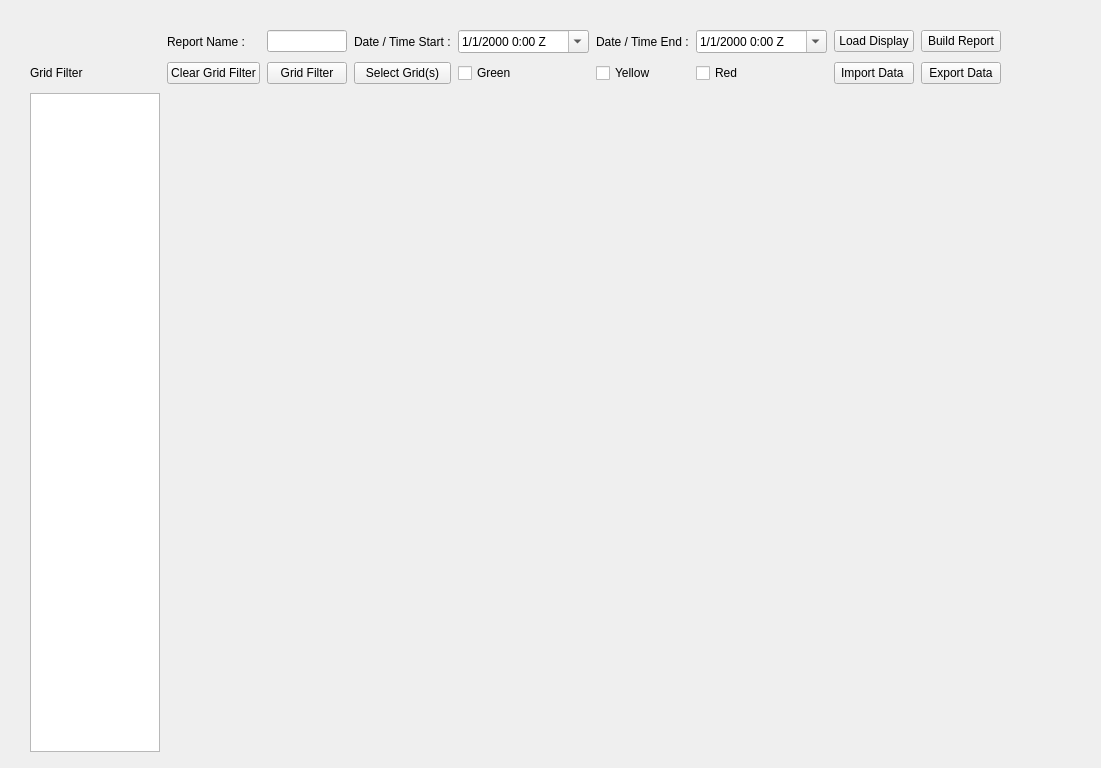
<?xml version="1.0" encoding="UTF-8"?>
<ui version="4.0">
 <class>Form</class>
 <widget class="QWidget" name="Form">
  <property name="geometry">
   <rect>
    <x>0</x>
    <y>0</y>
    <width>1101</width>
    <height>768</height>
   </rect>
  </property>
  <property name="windowTitle">
   <string>Commstat Data Manager</string>
  </property>
  <property name="windowIcon">
   <iconset>
    <normaloff>radiation-32.jpg</normaloff>radiation-32.jpg</iconset>
  </property>
  <widget class="QWidget" name="gridLayoutWidget">
   <property name="geometry">
    <rect>
     <x>10</x>
     <y>30</y>
     <width>1011</width>
     <height>731</height>
    </rect>
   </property>
   <layout class="QGridLayout" name="gridLayout">
    <property name="leftMargin">
     <number>20</number>
    </property>
    <property name="rightMargin">
     <number>20</number>
    </property>
    <property name="horizontalSpacing">
     <number>7</number>
    </property>
    <property name="verticalSpacing">
     <number>9</number>
    </property>
    <item row="2" column="2">
     <widget class="QPushButton" name="pushButtonstate">
      <property name="text">
       <string>Grid Filter</string>
      </property>
     </widget>
    </item>
    <item row="1" column="3">
     <widget class="QLabel" name="labelDateStart">
      <property name="text">
       <string>Date / Time Start :</string>
      </property>
     </widget>
    </item>
    <item row="2" column="8">
     <widget class="QPushButton" name="pushButtonEX">
      <property name="text">
       <string>Export Data</string>
      </property>
     </widget>
    </item>
    <item row="1" column="1">
     <widget class="QLabel" name="labelName">
      <property name="text">
       <string>Report Name :</string>
      </property>
     </widget>
    </item>
    <item row="1" column="2">
     <widget class="QLineEdit" name="lineEditName"/>
    </item>
    <item row="1" column="6">
     <widget class="QDateTimeEdit" name="dateTimeEditEnd">
      <property name="sizePolicy">
       <sizepolicy hsizetype="Minimum" vsizetype="Fixed">
        <horstretch>1</horstretch>
        <verstretch>0</verstretch>
       </sizepolicy>
      </property>
      <property name="displayFormat">
       <string>M/d/yyyy h:mm Z</string>
      </property>
      <property name="calendarPopup">
       <bool>true</bool>
      </property>
      <property name="timeSpec">
       <enum>Qt::UTC</enum>
      </property>
     </widget>
    </item>
    <item row="2" column="7">
     <widget class="QPushButton" name="pushButtonIM">
      <property name="text">
       <string>Import Data </string>
      </property>
     </widget>
    </item>
    <item row="2" column="4">
     <widget class="QCheckBox" name="checkBoxgreen">
      <property name="text">
       <string>Green</string>
      </property>
     </widget>
    </item>
    <item row="1" column="4">
     <widget class="QDateTimeEdit" name="dateTimeEditStart">
      <property name="sizePolicy">
       <sizepolicy hsizetype="Minimum" vsizetype="Fixed">
        <horstretch>1</horstretch>
        <verstretch>0</verstretch>
       </sizepolicy>
      </property>
      <property name="displayFormat">
       <string>M/d/yyyy h:mm Z</string>
      </property>
      <property name="calendarPopup">
       <bool>true</bool>
      </property>
      <property name="timeSpec">
       <enum>Qt::UTC</enum>
      </property>
     </widget>
    </item>
    <item row="1" column="8">
     <widget class="QPushButton" name="pushButtonPrint">
      <property name="text">
       <string>Build Report</string>
      </property>
     </widget>
    </item>
    <item row="4" column="1">
     <widget class="QWidget" name="widget" native="true"/>
    </item>
    <item row="1" column="7">
     <widget class="QPushButton" name="pushButtonLoad">
      <property name="text">
       <string>Load Display</string>
      </property>
     </widget>
    </item>
    <item row="2" column="6">
     <widget class="QCheckBox" name="checkBoxred">
      <property name="text">
       <string>Red</string>
      </property>
     </widget>
    </item>
    <item row="2" column="5">
     <widget class="QCheckBox" name="checkBoxyellow">
      <property name="text">
       <string>Yellow</string>
      </property>
     </widget>
    </item>
    <item row="2" column="3">
     <widget class="QPushButton" name="pushButtonclosestate">
      <property name="text">
       <string>Select Grid(s)</string>
      </property>
     </widget>
    </item>
    <item row="1" column="5">
     <widget class="QLabel" name="labelEnd">
      <property name="text">
       <string>Date / Time End :</string>
      </property>
     </widget>
    </item>
    <item row="3" column="0">
     <widget class="QTableWidget" name="tableWidget"/>
    </item>
    <item row="2" column="1">
     <widget class="QPushButton" name="pushButtonclearstate">
      <property name="text">
       <string>Clear Grid Filter</string>
      </property>
     </widget>
    </item>
    <item row="2" column="0">
     <widget class="QLabel" name="labelstates">
      <property name="text">
       <string>Grid Filter</string>
      </property>
     </widget>
    </item>
   </layout>
  </widget>
 </widget>
 <resources/>
 <connections/>
</ui>
